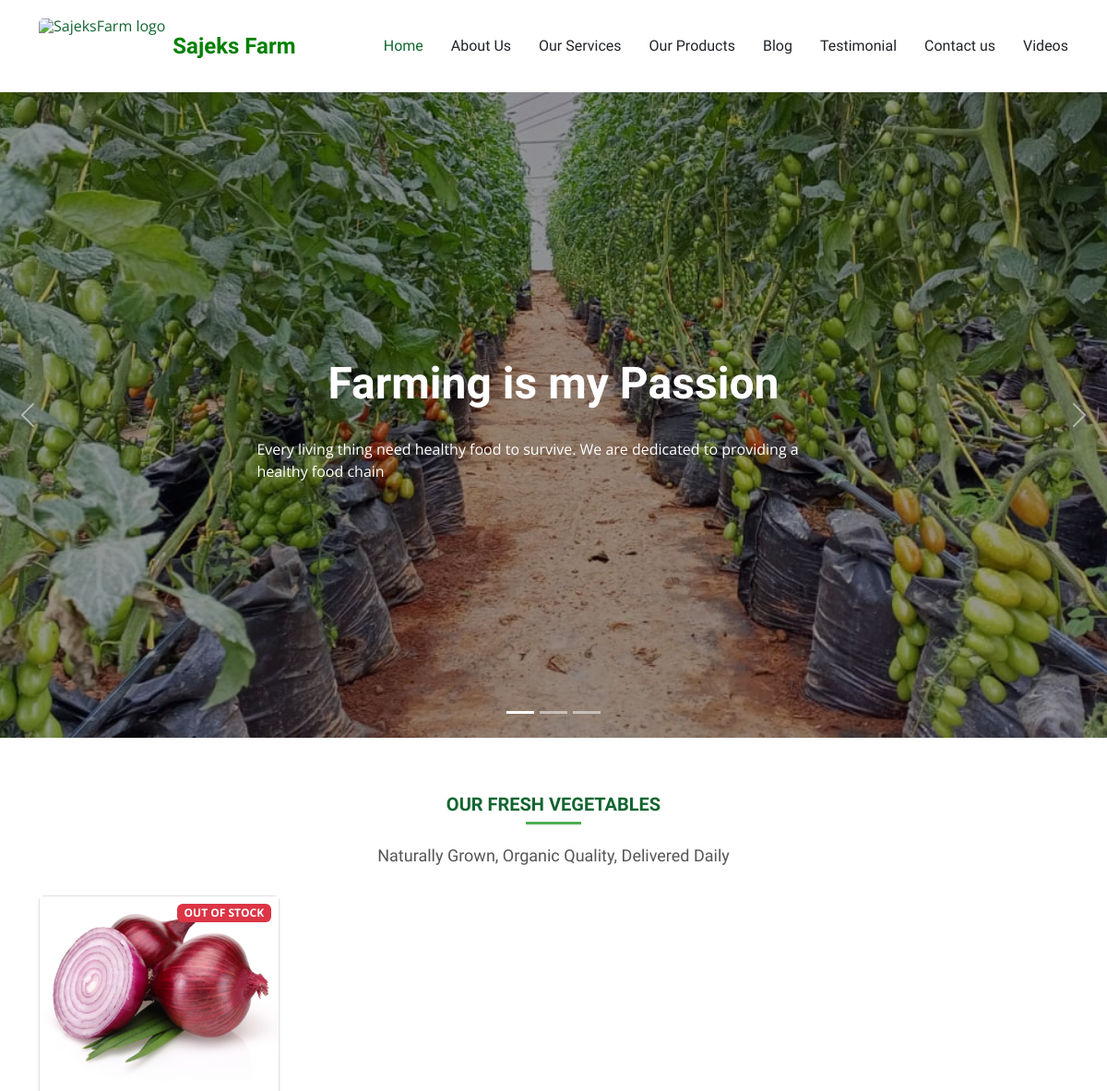
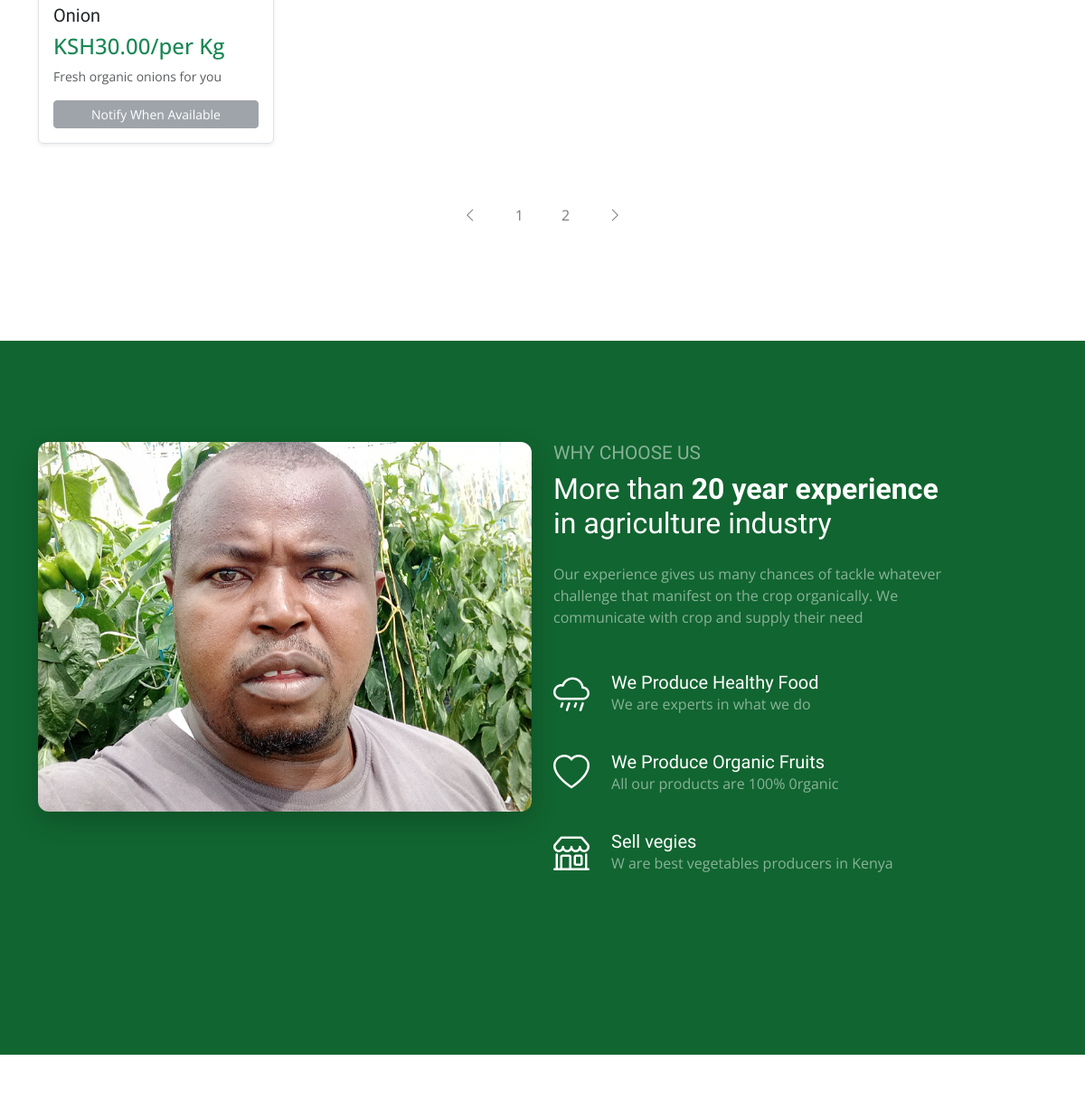
/?page=2 (upper part), run on an earlier commit of the app's database (2 pictures, top to bottom).
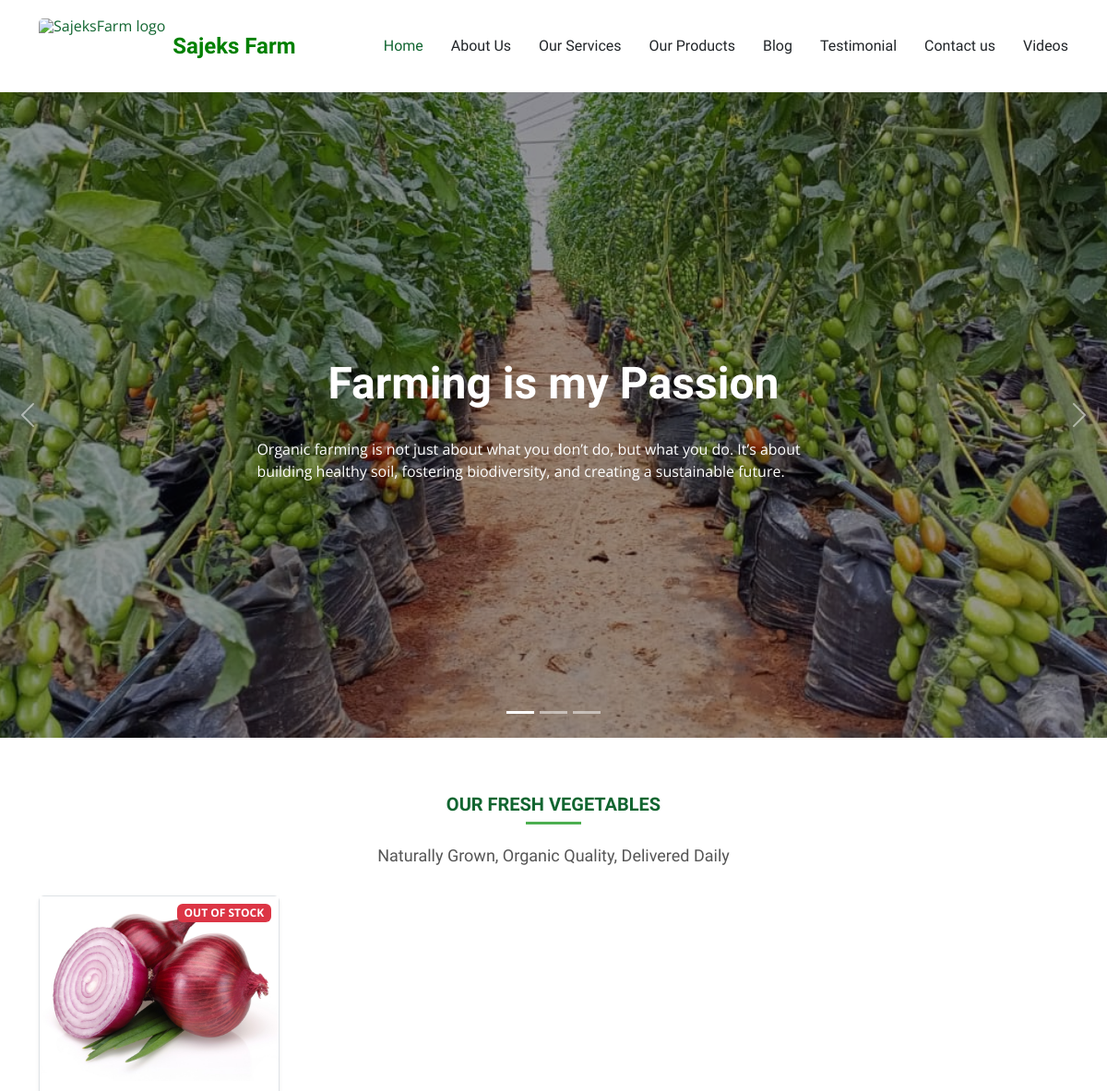
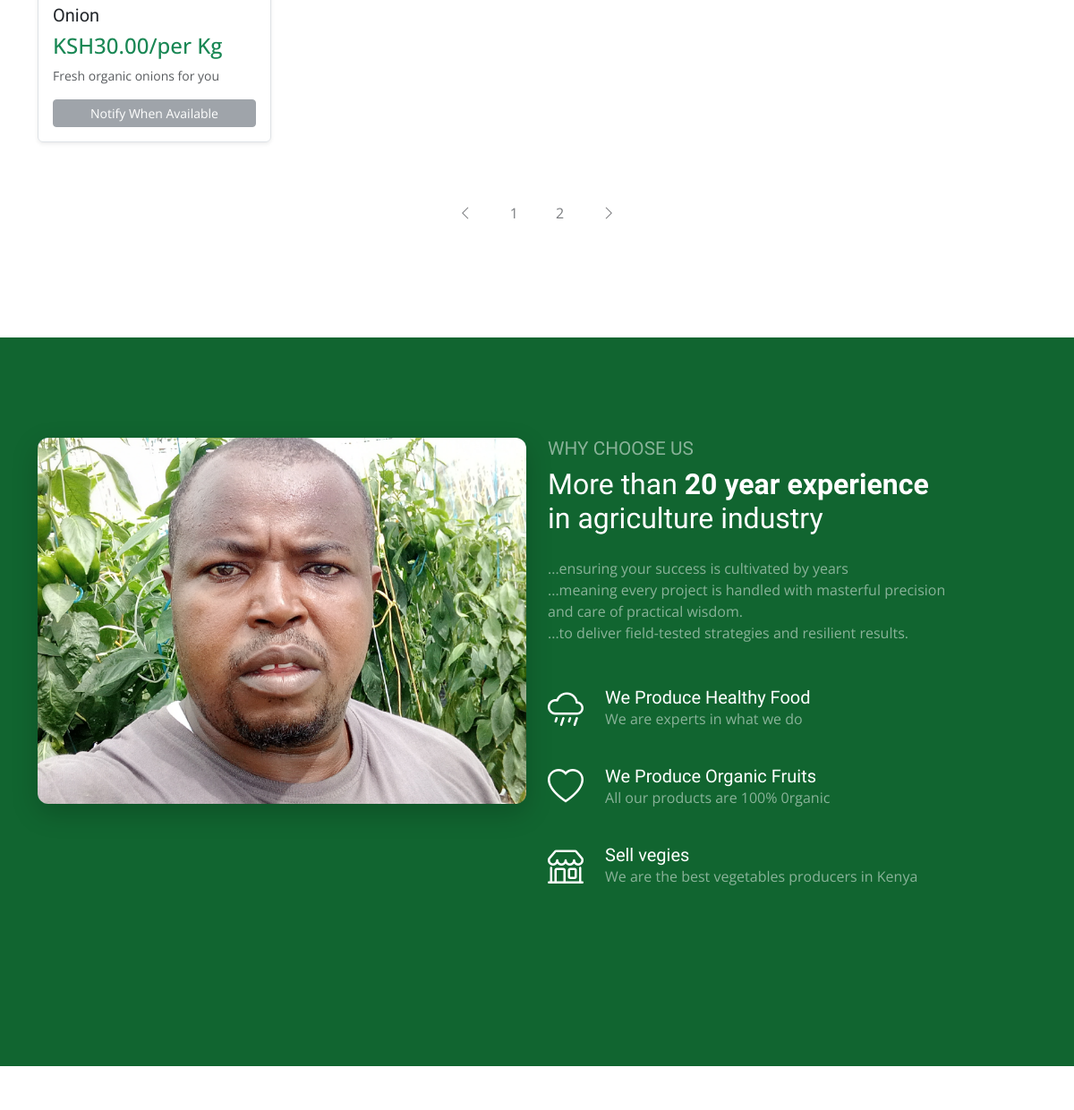
And on a later commit of the database (2 pictures, top to bottom).
### sajeksApp/models.py (models this page shows, shortened)
class Carousel(models.Model):
    title= models.CharField(max_length=100, null= True, help_text="Heading of the carousel.")
    discription = models.CharField(max_length=500, null=True, help_text="content of the carousel")
    pic = models.ImageField(upload_to = 'carousel_img', null=True)

class Whychooseuspix(models.Model):
    pic = models.ImageField(upload_to = 'chooseus_img', null=True)
    title =models.CharField(max_length=100, null= True, help_text="The title of the Why choose us pic.")
    body=  models.CharField(max_length=500, null=True, help_text="discription")

class Whychooseus(models.Model):
    title =models.CharField(max_length=100, null= True, help_text="The title of the Why choose us.")
    icon=  models.CharField(max_length=500, null=True, help_text="the icon to be display in safe pipe")
    body=  models.CharField(max_length=500, null=True, help_text="discription")

### sajeksApp/views.py (the view)
# urls.py: path('', views.home, name ='home'),
def home(request):
    contact = adminContact.objects.first()
    carousel = Carousel.objects.all()[0:3]
    services2 = Services.objects.all()
    service = Services.objects.all()[0:8]
    chooseus = Whychooseus.objects.all()[0:3]
    choosepix = Whychooseuspix.objects.first()
    recent_videos = Homevideo.objects.all()[:3]
    produce_items = ProduceItem.objects.all()
    products = paginate_queryset(request, produce_items, items_per_page=8)
    logos = Logo.objects.first()
    user = request.user
    blog = Blog.objects.all()[0:3]
    msg_countig = Contact.objects.filter(status =True)
    message_count = msg_countig.count()
    subscribtion_form = SubscribtionForm()
    context ={
        'admincontact':contact,
        'carousels':carousel,
        'services2':services2,
        'services':service,
        'chooses': chooseus,
        'choosepix':choosepix,
        'homevideos':recent_videos,
        'blogs':blog,
        'sub_form': subscribtion_form,
        'produce_items': products,
        'message_count':message_count,
        'user':user,
        'logo':logos
    }
    return render(request, 'sajeksApp/index.html', context)

### sajeksApp/context_processors.py (called while the page is built)
def testimonial_form_processor(request):
    if request.method == 'POST' and 'full_name' in request.POST:
         return {'testimonial_form': TestimonialForm(request.POST, request.FILES)}
    return {'testimonial_form': TestimonialForm()}

def global_products(request):
    query = request.GET.get('q')
    items = ProduceItem.objects.filter(is_available=True)
    if query:
        items = items.filter(
            Q(title__icontains=query) |
            Q(description__icontains=query)
        ).distinct()
    return {
        'global_produce_items': items,
        'search_query': query if query else '' # Optionally expose the query
    }

### sajeksApp/models.py (called while the page is built)
    def __str__(self):
        return self.name

### sajeksApp/paginator.py (called while the page is built)
def paginate_queryset(request, queryset, items_per_page=9):
    paginator = Paginator(queryset, items_per_page)
    page_number = request.GET.get('page')
    try:
        page_obj = paginator.page(page_number)
    except PageNotAnInteger:
        page_obj = paginator.page(1)
    except EmptyPage:
        page_obj = paginator.page(paginator.num_pages)
    return page_obj

### sajeksApp/templates/sajeksApp/index.html (shortened to what this page needs)
{% extends 'sajeksApp/base/base.html' %}
{% load static %}
{% block content %}
  <section id="hero" class="hero section dark-background">
    <div id="hero-carousel" class="carousel slide carousel-fade" data-bs-ride="carousel" data-bs-interval="5000">
        {% for carousel in carousels %}
            <div class="carousel-item {% if forloop.first %}active{% endif %}">
                <img src="{{ carousel.pic.url }}" alt="carousel pix">
                <div class="carousel-container">
                    <h2>{{ carousel.title }}</h2>
                    <p>{{ carousel.discription }}</p>
                </div>
            </div>{% endfor %}
        <a class="carousel-control-prev" href="#hero-carousel" role="button" data-bs-slide="prev">
            <span class="carousel-control-prev-icon bi bi-chevron-left" aria-hidden="true"></span>
        </a>
        <a class="carousel-control-next" href="#hero-carousel" role="button" data-bs-slide="next">
            <span class="carousel-control-next-icon bi bi-chevron-right" aria-hidden="true"></span>
        </a>
        <ol class="carousel-indicators"></ol>
    </div>
  </section>
  {% include 'sajeksApp/base/product_base.html' %}
  {% include 'sajeksApp/base/pagination_base.html' %}
  {% include 'sajeksApp/base/about_experience_base.html' %}
{% endblock %}

### sajeksApp/templates/sajeksApp/base/about_experience_base.html
<section id="about" class="about section">
    <div class="content">
        <div class="container">
            <div class="row">
                <div class="col-lg-6 mb-4 mb-lg-0">
                    <div style="
                        /* 1. Container for Aspect Ratio & Aesthetics */
                        position: relative;
                        padding-top: 75%; /* Forces 4:3 Aspect Ratio (75% height relative to width) */
                        overflow: hidden;
                        border-radius: 12px; /* Soft rounded corners */
                        box-shadow: 0 10px 30px rgba(0, 0, 0, 0.2); /* Deep shadow for visual pop */
                        /* Note: Hover effects/transitions cannot be done with inline CSS */
                        "
                        data-aos="zoom-out">
                        <img src="{{choosepix.pic.url}}" alt="Image " class="img-fluid"
                             style="
                                /* 2. Image Fit (CRITICAL FIX) */
                                position: absolute;
                                top: 0;
                                left: 0;
                                width: 100%;
                                height: 100%;
                                object-fit: cover; /* Forces image to cover the entire container */
                                object-position: center; /* Centers the visible part of the image */
                                max-width: 100%;
                                max-height: 100%;
                                ">
                    </div>
                </div>
                <div class="col-lg-5 ml-auto" data-aos="fade-up" data-aos-delay="100">
                    <h3 class="content-subtitle text-white opacity-50">Why Choose Us</h3>
                    <h2 class="content-title mb-4">
                        {{choosepix.title|safe}}
                    </h2>
                    <p class="opacity-50">
                        {{choosepix.body|safe}}
                    </p>
                    <div class="row my-5">
                        {% for choose in chooses %}
                        <div class="col-lg-12 d-flex align-items-start mb-4">
                            {{ choose.icon | safe}}
                            <div>
                                <h4 class="m-0 h5 text-white">{{ choose.title| safe }}</h4>
                                <p class="text-white opacity-50">{{ choose.body | safe }}</p>
                            </div>
                        </div>
                        {% endfor %}
                    </div>
                </div>
            </div>
        </div>
    </div>
</section>

What changed in the data, as far as the page shows it:
changed Carousel "Farming is my Passion": discription "Every living thing need healthy food to survive. We are dedicated to providing a healthy food chain" → "Organic farming is not just about what you don’t do, but what you do. It’s about building healthy soil, fostering biodiversity, and creating a sustainable future."
changed Whychooseuspix: body "Our experience gives us many chances of tackle whatever challenge that manifest on the crop organically. We communicate with crop and supply their need" → "...ensuring your success is cultivated by years ...meaning every project is handled with masterful precision and care of practical wisdom. ...to deliver field-tested strategies and resilient results."
changed Whychooseus "Sell vegies": body "W are best vegetables producers in Kenya" → "We are the best vegetables producers in Kenya"
